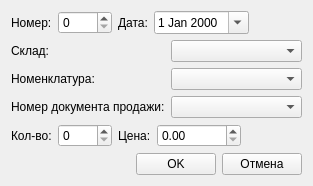
<?xml version="1.0" encoding="UTF-8"?>
<ui version="4.0">
 <class>AddWindow</class>
 <widget class="QWidget" name="AddWindow">
  <property name="geometry">
   <rect>
    <x>0</x>
    <y>0</y>
    <width>313</width>
    <height>181</height>
   </rect>
  </property>
  <property name="windowTitle">
   <string>Добавить</string>
  </property>
  <layout class="QGridLayout" name="gridLayout_2">
   <item row="0" column="0">
    <layout class="QVBoxLayout" name="verticalLayout">
     <item>
      <layout class="QHBoxLayout" name="horizontalLayout">
       <item>
        <widget class="QLabel" name="textNumber">
         <property name="text">
          <string>Номер:</string>
         </property>
        </widget>
       </item>
       <item>
        <widget class="QSpinBox" name="number">
         <property name="maximum">
          <number>9999</number>
         </property>
        </widget>
       </item>
       <item>
        <widget class="QLabel" name="textDate">
         <property name="text">
          <string>Дата:</string>
         </property>
        </widget>
       </item>
       <item>
        <widget class="QDateEdit" name="date">
         <property name="calendarPopup">
          <bool>true</bool>
         </property>
        </widget>
       </item>
       <item>
        <spacer name="horizontalSpacer_5">
         <property name="orientation">
          <enum>Qt::Horizontal</enum>
         </property>
         <property name="sizeHint" stdset="0">
          <size>
           <width>40</width>
           <height>20</height>
          </size>
         </property>
        </spacer>
       </item>
      </layout>
     </item>
     <item>
      <layout class="QGridLayout" name="gridLayout">
       <item row="0" column="2">
        <widget class="QComboBox" name="stock"/>
       </item>
       <item row="0" column="0">
        <widget class="QLabel" name="textStock">
         <property name="text">
          <string>Склад:</string>
         </property>
        </widget>
       </item>
       <item row="1" column="0">
        <widget class="QLabel" name="textNomenclature">
         <property name="text">
          <string>Номенклатура:</string>
         </property>
        </widget>
       </item>
       <item row="1" column="2">
        <widget class="QComboBox" name="nomenclature"/>
       </item>
       <item row="2" column="0">
        <widget class="QLabel" name="textNumberSale">
         <property name="text">
          <string>Номер документа продажи:</string>
         </property>
        </widget>
       </item>
       <item row="2" column="2">
        <widget class="QComboBox" name="numberSale"/>
       </item>
      </layout>
     </item>
     <item>
      <layout class="QHBoxLayout" name="horizontalLayout_3">
       <item>
        <widget class="QLabel" name="textQuantity">
         <property name="text">
          <string>Кол-во:</string>
         </property>
        </widget>
       </item>
       <item>
        <widget class="QSpinBox" name="quantity">
         <property name="maximum">
          <number>9999</number>
         </property>
        </widget>
       </item>
       <item>
        <widget class="QLabel" name="textPrice">
         <property name="text">
          <string>Цена:</string>
         </property>
        </widget>
       </item>
       <item>
        <widget class="QDoubleSpinBox" name="price">
         <property name="maximum">
          <double>9999999.990000000223517</double>
         </property>
        </widget>
       </item>
       <item>
        <spacer name="horizontalSpacer_4">
         <property name="orientation">
          <enum>Qt::Horizontal</enum>
         </property>
         <property name="sizeHint" stdset="0">
          <size>
           <width>40</width>
           <height>20</height>
          </size>
         </property>
        </spacer>
       </item>
      </layout>
     </item>
     <item>
      <layout class="QHBoxLayout" name="horizontalLayout_4">
       <item>
        <spacer name="horizontalSpacer">
         <property name="orientation">
          <enum>Qt::Horizontal</enum>
         </property>
         <property name="sizeHint" stdset="0">
          <size>
           <width>40</width>
           <height>20</height>
          </size>
         </property>
        </spacer>
       </item>
       <item>
        <widget class="QPushButton" name="OK">
         <property name="text">
          <string>OK</string>
         </property>
        </widget>
       </item>
       <item>
        <widget class="QPushButton" name="Cancel">
         <property name="text">
          <string>Отмена</string>
         </property>
        </widget>
       </item>
      </layout>
     </item>
    </layout>
   </item>
  </layout>
 </widget>
 <resources/>
 <connections/>
</ui>
